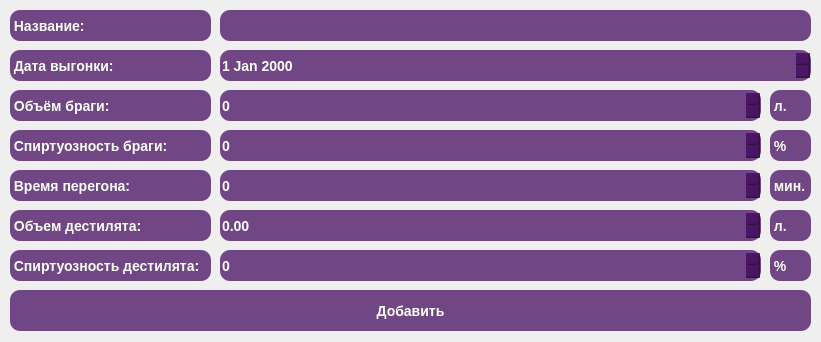
<?xml version="1.0" encoding="UTF-8"?>
<ui version="4.0">
 <class>Form</class>
 <widget class="QWidget" name="Form">
  <property name="geometry">
   <rect>
    <x>0</x>
    <y>0</y>
    <width>821</width>
    <height>342</height>
   </rect>
  </property>
  <property name="windowTitle">
   <string>Add</string>
  </property>
  <widget class="QLineEdit" name="lineEdit">
   <property name="geometry">
    <rect>
     <x>220</x>
     <y>10</y>
     <width>591</width>
     <height>31</height>
    </rect>
   </property>
   <property name="styleSheet">
    <string notr="true">background-color: rgba(59, 0, 89, 180);
color: rgb(255, 255, 255);
border-style: outset;
border-widht:2px;
border-radius:10px;
border-color:black;
font:bold 14px;</string>
   </property>
  </widget>
  <widget class="QLabel" name="label">
   <property name="geometry">
    <rect>
     <x>10</x>
     <y>10</y>
     <width>201</width>
     <height>31</height>
    </rect>
   </property>
   <property name="styleSheet">
    <string notr="true">background-color: rgba(59, 0, 89, 180);
color: rgb(255, 255, 255);
border-style: outset;
border-widht:2px;
border-radius:10px;
border-color:black;
font:bold 14px;
font: 75 9pt &quot;MS Shell Dlg 2&quot;;</string>
   </property>
   <property name="text">
    <string> Название:</string>
   </property>
   <property name="alignment">
    <set>Qt::AlignLeading|Qt::AlignLeft|Qt::AlignVCenter</set>
   </property>
   <property name="margin">
    <number>6</number>
   </property>
  </widget>
  <widget class="QPushButton" name="pushButton">
   <property name="geometry">
    <rect>
     <x>10</x>
     <y>290</y>
     <width>801</width>
     <height>41</height>
    </rect>
   </property>
   <property name="styleSheet">
    <string notr="true">background-color: rgba(59, 0, 89, 180);
color: rgb(255, 255, 255);
border-style: outset;
border-widht:2px;
border-radius:10px;
border-color:black;
font:bold 14px;</string>
   </property>
   <property name="text">
    <string>Добавить</string>
   </property>
  </widget>
  <widget class="QLabel" name="label_3">
   <property name="geometry">
    <rect>
     <x>10</x>
     <y>90</y>
     <width>201</width>
     <height>31</height>
    </rect>
   </property>
   <property name="styleSheet">
    <string notr="true">background-color: rgba(59, 0, 89, 180);
color: rgb(255, 255, 255);
border-style: outset;
border-widht:2px;
border-radius:10px;
border-color:black;
font:bold 14px;
font: 75 9pt &quot;MS Shell Dlg 2&quot;;</string>
   </property>
   <property name="text">
    <string> Объём браги:</string>
   </property>
   <property name="margin">
    <number>6</number>
   </property>
  </widget>
  <widget class="QLabel" name="label_4">
   <property name="geometry">
    <rect>
     <x>10</x>
     <y>130</y>
     <width>201</width>
     <height>31</height>
    </rect>
   </property>
   <property name="styleSheet">
    <string notr="true">background-color: rgba(59, 0, 89, 180);
color: rgb(255, 255, 255);
border-style: outset;
border-widht:2px;
border-radius:10px;
border-color:black;
font:bold 14px;
font: 75 9pt &quot;MS Shell Dlg 2&quot;;</string>
   </property>
   <property name="text">
    <string> Спиртуозность браги:</string>
   </property>
   <property name="margin">
    <number>6</number>
   </property>
  </widget>
  <widget class="QLabel" name="label_5">
   <property name="geometry">
    <rect>
     <x>10</x>
     <y>170</y>
     <width>201</width>
     <height>31</height>
    </rect>
   </property>
   <property name="styleSheet">
    <string notr="true">background-color: rgba(59, 0, 89, 180);
color: rgb(255, 255, 255);
border-style: outset;
border-widht:2px;
border-radius:10px;
border-color:black;
font:bold 14px;
font: 75 9pt &quot;MS Shell Dlg 2&quot;;</string>
   </property>
   <property name="text">
    <string> Время перегона:</string>
   </property>
   <property name="margin">
    <number>6</number>
   </property>
  </widget>
  <widget class="QLabel" name="label_6">
   <property name="geometry">
    <rect>
     <x>10</x>
     <y>210</y>
     <width>201</width>
     <height>31</height>
    </rect>
   </property>
   <property name="styleSheet">
    <string notr="true">background-color: rgba(59, 0, 89, 180);
color: rgb(255, 255, 255);
border-style: outset;
border-widht:2px;
border-radius:10px;
border-color:black;
font:bold 14px;
font: 75 9pt &quot;MS Shell Dlg 2&quot;;</string>
   </property>
   <property name="text">
    <string> Объем дестилята:</string>
   </property>
   <property name="margin">
    <number>6</number>
   </property>
  </widget>
  <widget class="QLabel" name="label_7">
   <property name="geometry">
    <rect>
     <x>10</x>
     <y>250</y>
     <width>201</width>
     <height>31</height>
    </rect>
   </property>
   <property name="styleSheet">
    <string notr="true">background-color: rgba(59, 0, 89, 180);
color: rgb(255, 255, 255);
border-style: outset;
border-widht:2px;
border-radius:10px;
border-color:black;
font:bold 14px;
font: 75 9pt &quot;MS Shell Dlg 2&quot;;</string>
   </property>
   <property name="text">
    <string> Спиртуозность дестилята:</string>
   </property>
   <property name="margin">
    <number>6</number>
   </property>
  </widget>
  <widget class="QLabel" name="label_2">
   <property name="geometry">
    <rect>
     <x>10</x>
     <y>50</y>
     <width>201</width>
     <height>31</height>
    </rect>
   </property>
   <property name="styleSheet">
    <string notr="true">background-color: rgba(59, 0, 89, 180);
color: rgb(255, 255, 255);
border-style: outset;
border-widht:2px;
border-radius:10px;
border-color:black;
font:bold 14px;
font: 75 9pt &quot;MS Shell Dlg 2&quot;;</string>
   </property>
   <property name="text">
    <string> Дата выгонки:</string>
   </property>
   <property name="margin">
    <number>6</number>
   </property>
  </widget>
  <widget class="QDateEdit" name="dateEdit">
   <property name="geometry">
    <rect>
     <x>220</x>
     <y>50</y>
     <width>591</width>
     <height>31</height>
    </rect>
   </property>
   <property name="styleSheet">
    <string notr="true">background-color: rgba(59, 0, 89, 180);
color: rgb(255, 255, 255);
border-style: outset;
border-widht:2px;
border-radius:10px;
border-color:black;
font:bold 14px;</string>
   </property>
  </widget>
  <widget class="QSpinBox" name="spinBox">
   <property name="geometry">
    <rect>
     <x>220</x>
     <y>90</y>
     <width>541</width>
     <height>31</height>
    </rect>
   </property>
   <property name="styleSheet">
    <string notr="true">background-color: rgba(59, 0, 89, 180);
color: rgb(255, 255, 255);
border-style: outset;
border-widht:2px;
border-radius:10px;
border-color:black;
font:bold 14px;</string>
   </property>
   <property name="maximum">
    <number>200</number>
   </property>
  </widget>
  <widget class="QSpinBox" name="spinBox_2">
   <property name="geometry">
    <rect>
     <x>220</x>
     <y>130</y>
     <width>541</width>
     <height>31</height>
    </rect>
   </property>
   <property name="styleSheet">
    <string notr="true">background-color: rgba(59, 0, 89, 180);
color: rgb(255, 255, 255);
border-style: outset;
border-widht:2px;
border-radius:10px;
border-color:black;
font:bold 14px;</string>
   </property>
  </widget>
  <widget class="QSpinBox" name="spinBox_3">
   <property name="geometry">
    <rect>
     <x>220</x>
     <y>170</y>
     <width>541</width>
     <height>31</height>
    </rect>
   </property>
   <property name="styleSheet">
    <string notr="true">background-color: rgba(59, 0, 89, 180);
color: rgb(255, 255, 255);
border-style: outset;
border-widht:2px;
border-radius:10px;
border-color:black;
font:bold 14px;</string>
   </property>
   <property name="inputMethodHints">
    <set>Qt::ImhDigitsOnly</set>
   </property>
   <property name="maximum">
    <number>1000</number>
   </property>
  </widget>
  <widget class="QSpinBox" name="spinBox_4">
   <property name="geometry">
    <rect>
     <x>220</x>
     <y>250</y>
     <width>541</width>
     <height>31</height>
    </rect>
   </property>
   <property name="styleSheet">
    <string notr="true">background-color: rgba(59, 0, 89, 180);
color: rgb(255, 255, 255);
border-style: outset;
border-widht:2px;
border-radius:10px;
border-color:black;
font:bold 14px;</string>
   </property>
  </widget>
  <widget class="QLabel" name="label_8">
   <property name="geometry">
    <rect>
     <x>770</x>
     <y>90</y>
     <width>41</width>
     <height>31</height>
    </rect>
   </property>
   <property name="styleSheet">
    <string notr="true">background-color: rgba(59, 0, 89, 180);
color: rgb(255, 255, 255);
border-style: outset;
border-widht:2px;
border-radius:10px;
border-color:black;
font:bold 14px;
font: 75 9pt &quot;MS Shell Dlg 2&quot;;</string>
   </property>
   <property name="text">
    <string> л.</string>
   </property>
   <property name="margin">
    <number>6</number>
   </property>
  </widget>
  <widget class="QLabel" name="label_9">
   <property name="geometry">
    <rect>
     <x>770</x>
     <y>130</y>
     <width>41</width>
     <height>31</height>
    </rect>
   </property>
   <property name="styleSheet">
    <string notr="true">background-color: rgba(59, 0, 89, 180);
color: rgb(255, 255, 255);
border-style: outset;
border-widht:2px;
border-radius:10px;
border-color:black;
font:bold 14px;
font: 75 9pt &quot;MS Shell Dlg 2&quot;;</string>
   </property>
   <property name="text">
    <string> %</string>
   </property>
   <property name="margin">
    <number>6</number>
   </property>
  </widget>
  <widget class="QLabel" name="label_10">
   <property name="geometry">
    <rect>
     <x>770</x>
     <y>170</y>
     <width>41</width>
     <height>31</height>
    </rect>
   </property>
   <property name="styleSheet">
    <string notr="true">background-color: rgba(59, 0, 89, 180);
color: rgb(255, 255, 255);
border-style: outset;
border-widht:2px;
border-radius:10px;
border-color:black;
font:bold 14px;
font: 75 9pt &quot;MS Shell Dlg 2&quot;;</string>
   </property>
   <property name="text">
    <string> мин.</string>
   </property>
   <property name="margin">
    <number>6</number>
   </property>
  </widget>
  <widget class="QLabel" name="label_11">
   <property name="geometry">
    <rect>
     <x>770</x>
     <y>210</y>
     <width>41</width>
     <height>31</height>
    </rect>
   </property>
   <property name="styleSheet">
    <string notr="true">background-color: rgba(59, 0, 89, 180);
color: rgb(255, 255, 255);
border-style: outset;
border-widht:2px;
border-radius:10px;
border-color:black;
font:bold 14px;
font: 75 9pt &quot;MS Shell Dlg 2&quot;;</string>
   </property>
   <property name="text">
    <string> л.</string>
   </property>
   <property name="margin">
    <number>6</number>
   </property>
  </widget>
  <widget class="QLabel" name="label_12">
   <property name="geometry">
    <rect>
     <x>770</x>
     <y>250</y>
     <width>41</width>
     <height>31</height>
    </rect>
   </property>
   <property name="styleSheet">
    <string notr="true">background-color: rgba(59, 0, 89, 180);
color: rgb(255, 255, 255);
border-style: outset;
border-widht:2px;
border-radius:10px;
border-color:black;
font:bold 14px;
font: 75 9pt &quot;MS Shell Dlg 2&quot;;</string>
   </property>
   <property name="text">
    <string> %</string>
   </property>
   <property name="margin">
    <number>6</number>
   </property>
  </widget>
  <widget class="QDoubleSpinBox" name="doubleSpinBox">
   <property name="geometry">
    <rect>
     <x>220</x>
     <y>210</y>
     <width>541</width>
     <height>31</height>
    </rect>
   </property>
   <property name="styleSheet">
    <string notr="true">background-color: rgba(59, 0, 89, 180);
color: rgb(255, 255, 255);
border-style: outset;
border-widht:2px;
border-radius:10px;
border-color:black;
font:bold 14px;</string>
   </property>
  </widget>
 </widget>
 <resources/>
 <connections/>
</ui>
